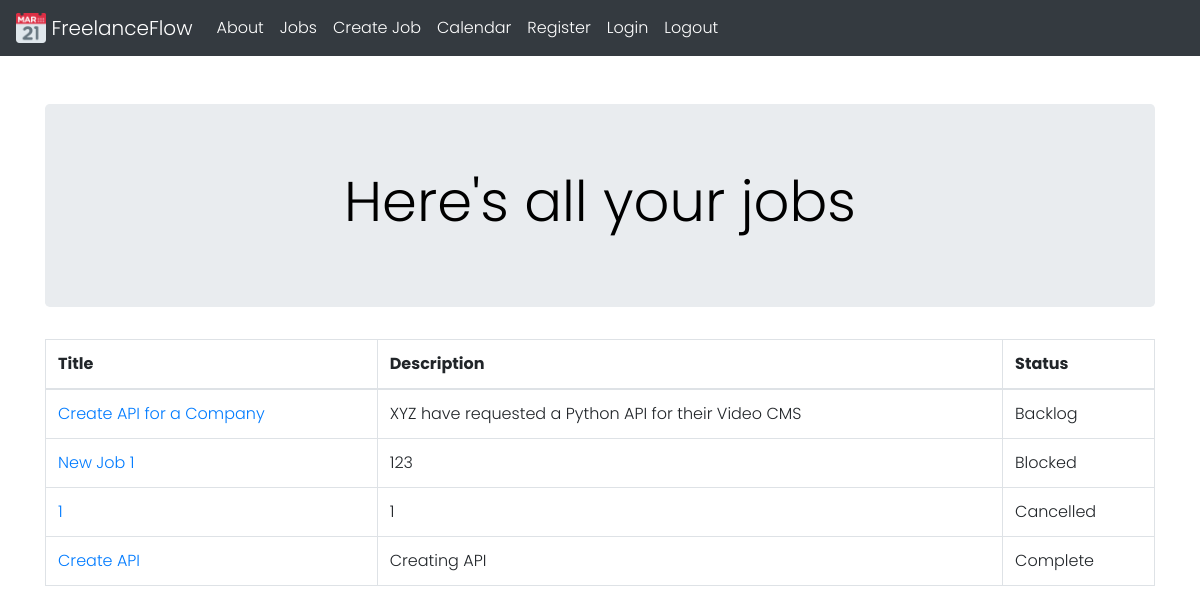
The page /jobs (signed in) on the database its author committed.
### tables this page shows
CREATE TABLE Jobs (
    jobid INTEGER PRIMARY KEY AUTOINCREMENT,
    title TEXT NOT NULL,
    description TEXT NOT NULL,
    datecreated TEXT NOT NULL,
    deadline TEXT NOT NULL,
    status TEXT NOT NULL,
    quotation REAL NOT NULL,
    createdby INTEGER,
    FOREIGN KEY (createdby) REFERENCES Users(userid)
);

### application.py (the view)
@app.route('/jobs')
@login_required
def jobs():
    conn = database_connection()
    Jobs = conn.execute('SELECT * FROM Jobs WHERE createdby = ?', (current_user.id,)).fetchall()
    conn.close()
    if not Jobs:
        flash('Create your first job here!')
        return redirect(url_for('createjob'))
    else:
        return render_template('jobs.html', Jobs=Jobs)

### application.py (called while the page is built)
def database_connection():
    conn = sqlite3.connect('freelanceflow.db')
    conn.row_factory = sqlite3.Row
    return conn

@login_manager.user_loader
def load_user(user_id):
    conn = database_connection()
    user_data = conn.execute('SELECT * FROM Users WHERE userid = ?', (user_id,)).fetchone()
    conn.close()
    if user_data is None:
        return None
    user = User(user_data['userid'], user_data['emailaddress'], user_data['password'], user_data['firstname'], user_data['lastname'], user_data['username'], user_data['accounttype'])
    return user

### templates/jobs.html (shortened to what this page needs)
{% extends 'base.html' %}
{% block jumbotron_title %} Here's all your jobs {% endblock %}
{% block content %}
    <div class="container">
        <table class="table table-bordered table-hover">
            <thead>
                <tr>
                    <th>Title</th>
                    <th>Description</th>
                    <th>Status</th>
                </tr>
            </thead>
            <tbody>
                {% for Job in Jobs %}
                    <tr>
                        <td><a href="{{ url_for('job', job_id=Job['jobid']) }}">{{ Job['title'] }}</a></td>
                        <td>{{ Job['description'] }}</td>
                        <td>{{ Job['status'] }}</td>
                    </tr>
                {% endfor %}
            </tbody>
        </table>
    </div>
{% endblock %}

### templates/base.html (shortened to what this page needs)
<!doctype html>
<html lang="en">
  <head>
    <link rel="stylesheet" href="https://cdn.jsdelivr.net/npm/bootstrap@4.4.1/dist/css/bootstrap.min.css">
    <link rel="stylesheet" href="../static/css/style.css">
  </head>
  <body>
    <nav class="navbar navbar-expand-md navbar-dark bg-dark">
        <a class="navbar-brand" href="{{ url_for('index')}}">
          <img src="../static/images/logo.png" width="30" height="30" class="d-inline-block align-top" alt="FreelanceFlow Logo">
          FreelanceFlow
        </a>
        <div class="collapse navbar-collapse" id="navbarNav">
            <ul class="navbar-nav">
              <li class="nav-item active">
                  <a class="nav-link" href="{{ url_for('about')}}">About</a>
              </li>
              <li class="nav-item active">
                <a class="nav-link" href="{{ url_for('jobs')}}">Jobs</a>
              </li>
              <li class="nav-item active">
                <a class="nav-link" href="{{ url_for('createjob')}}">Create Job</a>
              </li>
              <li class="nav-item active">
                <a class="nav-link" href="{{ url_for('calendar')}}">Calendar</a>
              </li>
              <li class="nav-item active">
                <a class="nav-link" href="{{ url_for('register')}}">Register</a>
              </li>
              <li class="nav-item active">
                <a class="nav-link" href="{{ url_for('login')}}">Login</a>
              </li>
              <li class="nav-item active">
                <a class="nav-link" href="{{ url_for('logout')}}">Logout</a>
              </li>
            </ul>
        </div>
    </nav>
    <div class="content">
      <div class="container mt-5">
          <div class="jumbotron text-center">
              <h1 class="display-4">{% block jumbotron_title %}{% endblock %}</h1>
          </div>
      </div>
      {% block content %} {% endblock %}
    </div>
  </body>
</html>

### static/css/style.css (style rules this page uses)
body { margin: 0; padding: 0; background-color: rgb(255, 255, 255); font-family: 'Poppins', sans-serif; font-weight: 300; }
h1 { color: rgb(0, 0, 0); text-align: center; }

### rows shown on the page
Jobs: title "Create API for a Company", description "XYZ have requested a Python API for their Video CMS", status "Backlog"
Jobs: title "New Job 1", description "123", status "Blocked"
Jobs: title "1", description "1", status "Cancelled"
Jobs: title "Create API", description "Creating API", status "Complete"
